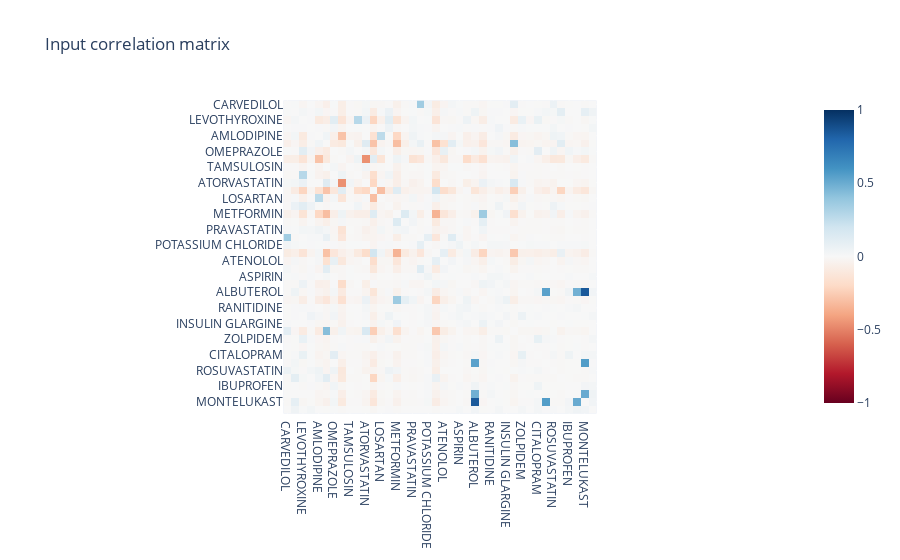
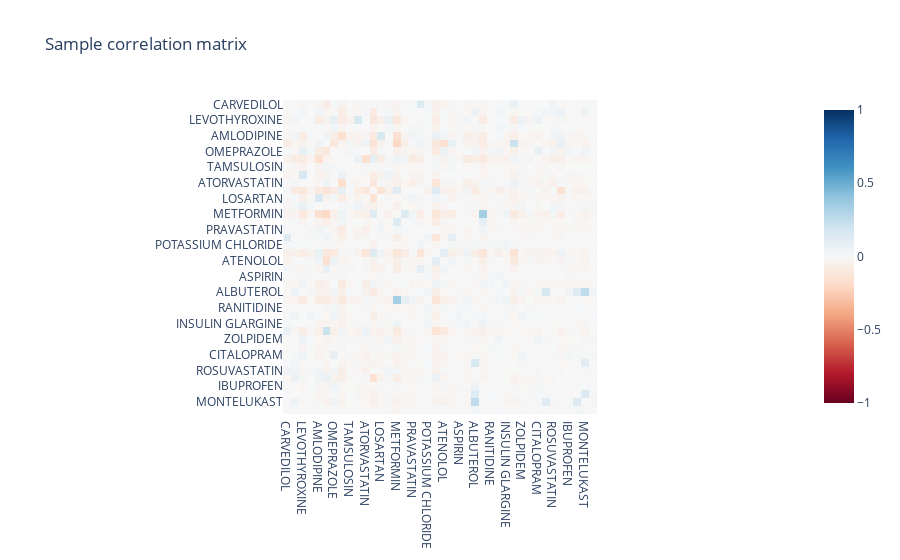
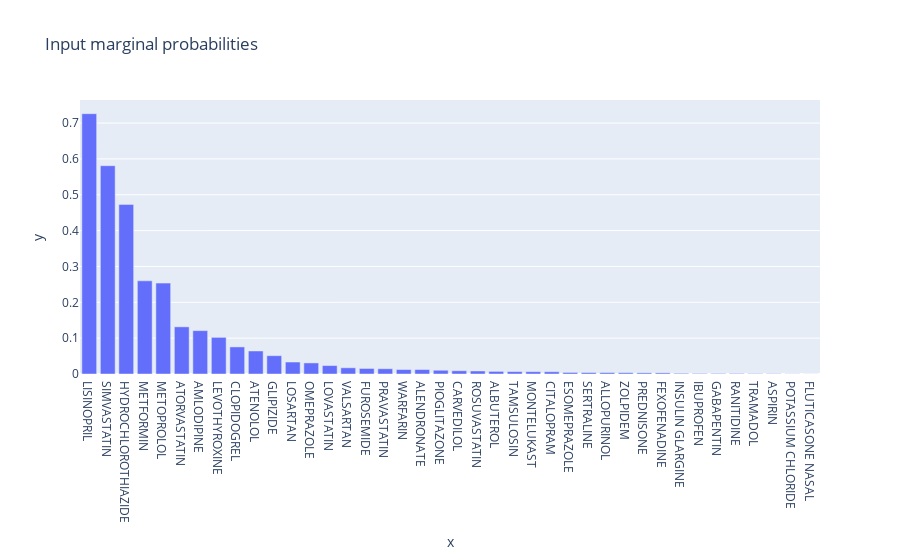
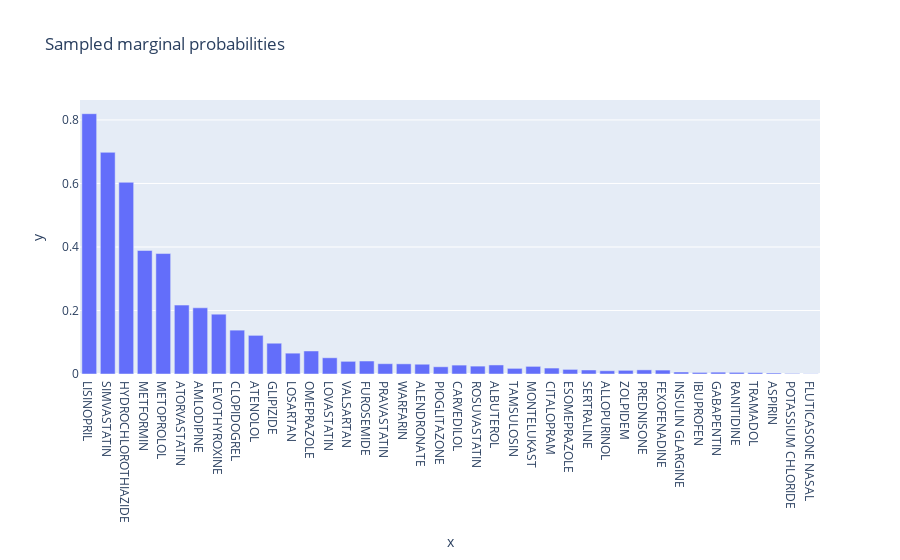

Notebook code cell kept with these figures, in order:
### Code cell
sample.astype(int)

visualize(sample)

### Figure 1 — Plotly figure (JSON) as saved in the notebook; plotly's stock layout.template omitted (floating-point values rounded to 4 significant figures; data arrays with more than 128 entries replaced by an {"elided": "..."} marker saying what was removed)
{"data": [{"coloraxis": "coloraxis", "hovertemplate": "x: %{x}<br>y: %{y}<br>color: %{z}<extra></extra>", "name": "0", "type": "heatmap", "x": ["CARVEDILOL", "ESOMEPRAZOLE", "LEVOTHYROXINE", "TRAMADOL", "AMLODIPINE", "METOPROLOL", "OMEPRAZOLE", "SIMVASTATIN", "TAMSULOSIN", "ALENDRONATE", "ATORVASTATIN", "LISINOPRIL", "LOSARTAN", "SERTRALINE", "METFORMIN", "PIOGLITAZONE", "PRAVASTATIN", "FUROSEMIDE", "POTASSIUM CHLORIDE", "HYDROCHLOROTHIAZIDE", "ATENOLOL", "WARFARIN", "ASPIRIN", "LOVASTATIN", "ALBUTEROL", "GLIPIZIDE", "RANITIDINE", "GABAPENTIN", "INSULIN GLARGINE", "CLOPIDOGREL", "ZOLPIDEM", "ALLOPURINOL", "CITALOPRAM", "PREDNISONE", "ROSUVASTATIN", "VALSARTAN", "IBUPROFEN", "FEXOFENADINE", "MONTELUKAST", "FLUTICASONE NASAL"], "xaxis": "x", "y": ["CARVEDILOL", "ESOMEPRAZOLE", "LEVOTHYROXINE", "TRAMADOL", "AMLODIPINE", "METOPROLOL", "OMEPRAZOLE", "SIMVASTATIN", "TAMSULOSIN", "ALENDRONATE", "ATORVASTATIN", "LISINOPRIL", "LOSARTAN", "SERTRALINE", "METFORMIN", "PIOGLITAZONE", "PRAVASTATIN", "FUROSEMIDE", "POTASSIUM CHLORIDE", "HYDROCHLOROTHIAZIDE", "ATENOLOL", "WARFARIN", "ASPIRIN", "LOVASTATIN", "ALBUTEROL", "GLIPIZIDE", "RANITIDINE", "GABAPENTIN", "INSULIN GLARGINE", "CLOPIDOGREL", "ZOLPIDEM", "ALLOPURINOL", "CITALOPRAM", "PREDNISONE", "ROSUVASTATIN", "VALSARTAN", "IBUPROFEN", "FEXOFENADINE", "MONTELUKAST", "FLUTICASONE NASAL"], "yaxis": "y", "z": {"elided": "40x40 float values"}}], "layout": {"coloraxis": {"cmax": 1, "cmin": -1, "colorscale": [[0, "rgb(103,0,31)"], [0.1, "rgb(178,24,43)"], [0.2, "rgb(214,96,77)"], [0.3, "rgb(244,165,130)"], [0.4, "rgb(253,219,199)"], [0.5, "rgb(247,247,247)"], [0.6, "rgb(209,229,240)"], [0.7, "rgb(146,197,222)"], [0.8, "rgb(67,147,195)"], [0.9, "rgb(33,102,172)"], [1, "rgb(5,48,97)"]]}, "title": {"text": "Input correlation matrix"}, "xaxis": {"anchor": "y", "constrain": "domain", "domain": [0, 1], "scaleanchor": "y"}, "yaxis": {"anchor": "x", "autorange": "reversed", "constrain": "domain", "domain": [0, 1]}}}

### Figure 2 — Plotly figure (JSON) as saved in the notebook; plotly's stock layout.template omitted (floating-point values rounded to 4 significant figures; data arrays with more than 128 entries replaced by an {"elided": "..."} marker saying what was removed)
{"data": [{"coloraxis": "coloraxis", "hovertemplate": "x: %{x}<br>y: %{y}<br>color: %{z}<extra></extra>", "name": "0", "type": "heatmap", "x": ["CARVEDILOL", "ESOMEPRAZOLE", "LEVOTHYROXINE", "TRAMADOL", "AMLODIPINE", "METOPROLOL", "OMEPRAZOLE", "SIMVASTATIN", "TAMSULOSIN", "ALENDRONATE", "ATORVASTATIN", "LISINOPRIL", "LOSARTAN", "SERTRALINE", "METFORMIN", "PIOGLITAZONE", "PRAVASTATIN", "FUROSEMIDE", "POTASSIUM CHLORIDE", "HYDROCHLOROTHIAZIDE", "ATENOLOL", "WARFARIN", "ASPIRIN", "LOVASTATIN", "ALBUTEROL", "GLIPIZIDE", "RANITIDINE", "GABAPENTIN", "INSULIN GLARGINE", "CLOPIDOGREL", "ZOLPIDEM", "ALLOPURINOL", "CITALOPRAM", "PREDNISONE", "ROSUVASTATIN", "VALSARTAN", "IBUPROFEN", "FEXOFENADINE", "MONTELUKAST", "FLUTICASONE NASAL"], "xaxis": "x", "y": ["CARVEDILOL", "ESOMEPRAZOLE", "LEVOTHYROXINE", "TRAMADOL", "AMLODIPINE", "METOPROLOL", "OMEPRAZOLE", "SIMVASTATIN", "TAMSULOSIN", "ALENDRONATE", "ATORVASTATIN", "LISINOPRIL", "LOSARTAN", "SERTRALINE", "METFORMIN", "PIOGLITAZONE", "PRAVASTATIN", "FUROSEMIDE", "POTASSIUM CHLORIDE", "HYDROCHLOROTHIAZIDE", "ATENOLOL", "WARFARIN", "ASPIRIN", "LOVASTATIN", "ALBUTEROL", "GLIPIZIDE", "RANITIDINE", "GABAPENTIN", "INSULIN GLARGINE", "CLOPIDOGREL", "ZOLPIDEM", "ALLOPURINOL", "CITALOPRAM", "PREDNISONE", "ROSUVASTATIN", "VALSARTAN", "IBUPROFEN", "FEXOFENADINE", "MONTELUKAST", "FLUTICASONE NASAL"], "yaxis": "y", "z": {"elided": "40x40 float values"}}], "layout": {"coloraxis": {"cmax": 1, "cmin": -1, "colorscale": [[0, "rgb(103,0,31)"], [0.1, "rgb(178,24,43)"], [0.2, "rgb(214,96,77)"], [0.3, "rgb(244,165,130)"], [0.4, "rgb(253,219,199)"], [0.5, "rgb(247,247,247)"], [0.6, "rgb(209,229,240)"], [0.7, "rgb(146,197,222)"], [0.8, "rgb(67,147,195)"], [0.9, "rgb(33,102,172)"], [1, "rgb(5,48,97)"]]}, "title": {"text": "Sample correlation matrix"}, "xaxis": {"anchor": "y", "constrain": "domain", "domain": [0, 1], "scaleanchor": "y"}, "yaxis": {"anchor": "x", "autorange": "reversed", "constrain": "domain", "domain": [0, 1]}}}

### Figure 3 — Plotly figure (JSON) as saved in the notebook; plotly's stock layout.template omitted (floating-point values rounded to 4 significant figures)
{"data": [{"hovertemplate": "x=%{x}<br>y=%{y}<extra></extra>", "legendgroup": "", "marker": {"color": "#636efa", "pattern": {"shape": ""}}, "name": "", "orientation": "v", "showlegend": false, "textposition": "auto", "type": "bar", "x": ["LISINOPRIL", "SIMVASTATIN", "HYDROCHLOROTHIAZIDE", "METFORMIN", "METOPROLOL", "ATORVASTATIN", "AMLODIPINE", "LEVOTHYROXINE", "CLOPIDOGREL", "ATENOLOL", "GLIPIZIDE", "LOSARTAN", "OMEPRAZOLE", "LOVASTATIN", "VALSARTAN", "FUROSEMIDE", "PRAVASTATIN", "WARFARIN", "ALENDRONATE", "PIOGLITAZONE", "CARVEDILOL", "ROSUVASTATIN", "ALBUTEROL", "TAMSULOSIN", "MONTELUKAST", "CITALOPRAM", "ESOMEPRAZOLE", "SERTRALINE", "ALLOPURINOL", "ZOLPIDEM", "PREDNISONE", "FEXOFENADINE", "INSULIN GLARGINE", "IBUPROFEN", "GABAPENTIN", "RANITIDINE", "TRAMADOL", "ASPIRIN", "POTASSIUM CHLORIDE", "FLUTICASONE NASAL"], "xaxis": "x", "y": [0.7261, 0.5811, 0.4732, 0.2599, 0.2536, 0.1316, 0.121, 0.1022, 0.07556, 0.06423, 0.05104, 0.0334, 0.0309, 0.02352, 0.01732, 0.01547, 0.01467, 0.01246, 0.01239, 0.01046, 0.009061, 0.008435, 0.007267, 0.006683, 0.00654, 0.006339, 0.004405, 0.004108, 0.003967, 0.003615, 0.003206, 0.003157, 0.001905, 0.001543, 0.00153, 0.001496, 0.001071, 0.000868, 0.0003753, 0.0001512], "yaxis": "y"}], "layout": {"barmode": "relative", "legend": {"tracegroupgap": 0}, "title": {"text": "Input marginal probabilities"}, "xaxis": {"anchor": "y", "domain": [0, 1], "title": {"text": "x"}}, "yaxis": {"anchor": "x", "domain": [0, 1], "title": {"text": "y"}}}}

### Figure 4 — Plotly figure (JSON) as saved in the notebook; plotly's stock layout.template omitted (floating-point values rounded to 4 significant figures)
{"data": [{"hovertemplate": "x=%{x}<br>y=%{y}<extra></extra>", "legendgroup": "", "marker": {"color": "#636efa", "pattern": {"shape": ""}}, "name": "", "orientation": "v", "showlegend": false, "textposition": "auto", "type": "bar", "x": ["LISINOPRIL", "SIMVASTATIN", "HYDROCHLOROTHIAZIDE", "METFORMIN", "METOPROLOL", "ATORVASTATIN", "AMLODIPINE", "LEVOTHYROXINE", "CLOPIDOGREL", "ATENOLOL", "GLIPIZIDE", "LOSARTAN", "OMEPRAZOLE", "LOVASTATIN", "VALSARTAN", "FUROSEMIDE", "PRAVASTATIN", "WARFARIN", "ALENDRONATE", "PIOGLITAZONE", "CARVEDILOL", "ROSUVASTATIN", "ALBUTEROL", "TAMSULOSIN", "MONTELUKAST", "CITALOPRAM", "ESOMEPRAZOLE", "SERTRALINE", "ALLOPURINOL", "ZOLPIDEM", "PREDNISONE", "FEXOFENADINE", "INSULIN GLARGINE", "IBUPROFEN", "GABAPENTIN", "RANITIDINE", "TRAMADOL", "ASPIRIN", "POTASSIUM CHLORIDE", "FLUTICASONE NASAL"], "xaxis": "x", "y": [0.8197, 0.698, 0.6037, 0.389, 0.3794, 0.217, 0.2085, 0.1883, 0.1381, 0.1217, 0.09694, 0.06562, 0.07253, 0.05108, 0.03991, 0.04086, 0.03245, 0.03198, 0.03078, 0.02274, 0.02804, 0.02485, 0.02846, 0.01776, 0.02402, 0.01873, 0.01449, 0.01264, 0.01024, 0.01156, 0.013, 0.01237, 0.00628, 0.00496, 0.00581, 0.00513, 0.00436, 0.00323, 0.00168, 0.00066], "yaxis": "y"}], "layout": {"barmode": "relative", "legend": {"tracegroupgap": 0}, "title": {"text": "Sampled marginal probabilities"}, "xaxis": {"anchor": "y", "categoryarray": ["LISINOPRIL", "SIMVASTATIN", "HYDROCHLOROTHIAZIDE", "METFORMIN", "METOPROLOL", "ATORVASTATIN", "AMLODIPINE", "LEVOTHYROXINE", "CLOPIDOGREL", "ATENOLOL", "GLIPIZIDE", "LOSARTAN", "OMEPRAZOLE", "LOVASTATIN", "VALSARTAN", "FUROSEMIDE", "PRAVASTATIN", "WARFARIN", "ALENDRONATE", "PIOGLITAZONE", "CARVEDILOL", "ROSUVASTATIN", "ALBUTEROL", "TAMSULOSIN", "MONTELUKAST", "CITALOPRAM", "ESOMEPRAZOLE", "SERTRALINE", "ALLOPURINOL", "ZOLPIDEM", "PREDNISONE", "FEXOFENADINE", "INSULIN GLARGINE", "IBUPROFEN", "GABAPENTIN", "RANITIDINE", "TRAMADOL", "ASPIRIN", "POTASSIUM CHLORIDE", "FLUTICASONE NASAL"], "categoryorder": "array", "domain": [0, 1], "title": {"text": "x"}}, "yaxis": {"anchor": "x", "domain": [0, 1], "title": {"text": "y"}}}}
